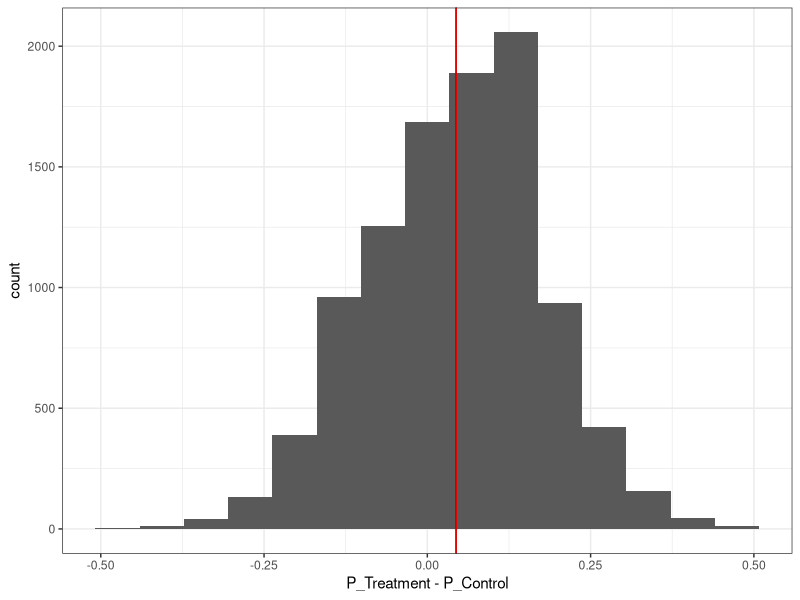
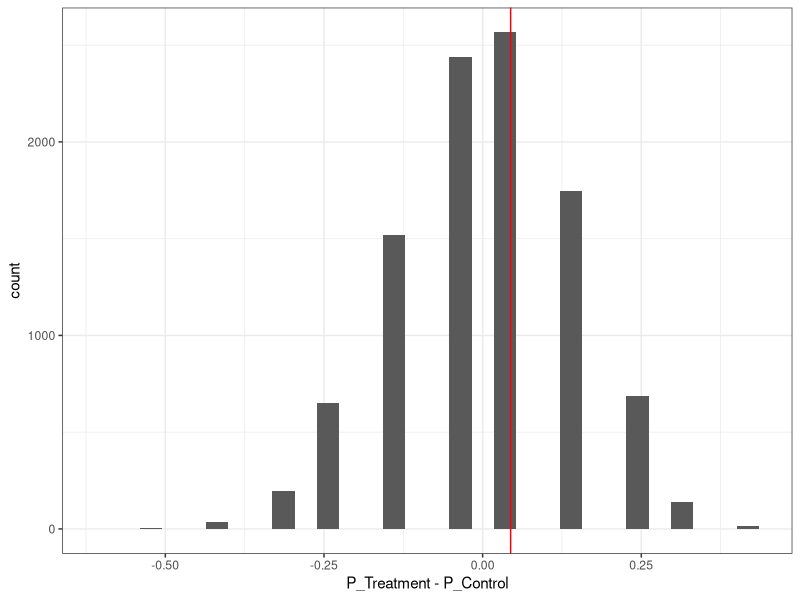
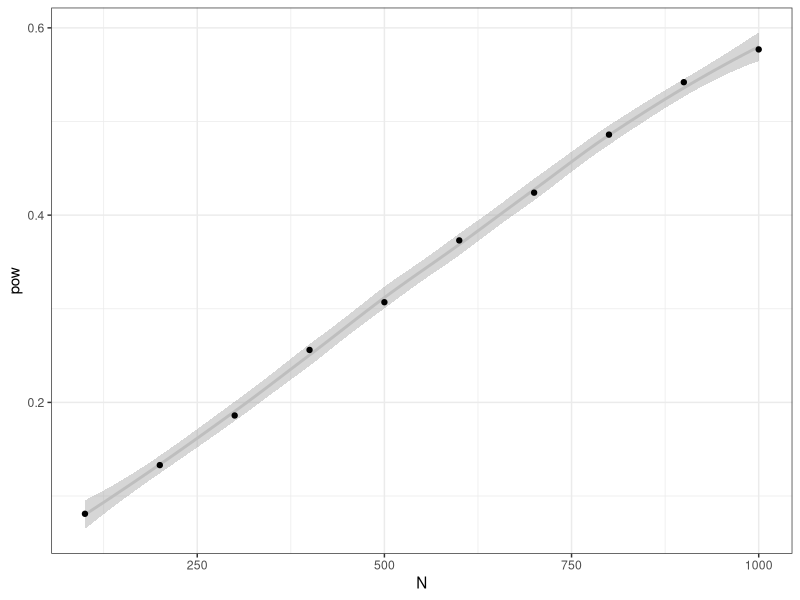

Source code (R) for these figures, in order:
## ---- chunk 1
library(tidyverse)

theme_set(theme_bw())

knitr::opts_chunk$set(echo = TRUE)

## ---- chunk 2
# Experiment Check
estimate_bias <- function(n, p) {
  mean(rbinom(n,1,p))
}

observed_diff = 10/34 - 4/16

set.seed(42)

n_treatment <- 34
p_treatment <- 10/34
p_hat_treatment <- replicate(1e4, estimate_bias(n_treatment, p_treatment))

n_control <-16
p_control <- 4/16
p_hat_control <- replicate(1e4, estimate_bias(n_control, p_control))

plot_data <- data.frame(p_hat_diff= p_hat_treatment - p_hat_control)

ggplot(plot_data, aes(x = p_hat_diff)) +
  geom_histogram(bins = 15) +
  geom_vline(xintercept=observed_diff) +
  geom_vline(xintercept= observed_diff, color="red")  +
  labs(x = "P_Treatment - P_Control")

num_as_extreme <- sum(plot_data$p_hat_diff >= observed_diff)
p_value <- num_as_extreme / length(plot_data$p_hat_diff)
p_value

## ---- chunk 3

# diff = 10/34 - 4/16  #0.04411765

n_treatment = 34
n_control = 16

observed_diff = 10/34 - 4/16  #0.04411765

get_difference <- function () {
  yawn  <- rep("yawn", 14)
  not_yawn <- rep("not_yawn", 36)
  all <- sample(c(yawn, not_yawn), replace = FALSE)
  
  treatment_group <- head(all, n_treatment)
  control_group <- tail(all, n_control)
  
  p_treatment <- length(which(treatment_group=="yawn"))/n_treatment
  p_control <- length(which(control_group=="yawn"))/n_control
  diff <- p_treatment - p_control
  return(diff)  
}

## ---- chunk 4
set.seed(42)
sampling_dist <- replicate(1e4, get_difference())

## ---- chunk 5

ggplot(data.frame(sampling_dist), aes(x = sampling_dist)) +
  geom_histogram() + 
  geom_vline(xintercept=observed_diff, color = "red") + 
  labs(x = "P_Treatment - P_Control")

## ---- chunk 6

observed_diff <- 10/34 - 4/16  #0.04411765
observed_diff

## ---- chunk 7
num_as_extreme <- sum(sampling_dist >= observed_diff)
p_value <- num_as_extreme / length(sampling_dist)
p_value
## ---- chunk 8

run_experiment <- function(p_treatment, p_control, n, alpha) {
  na <- sum(rbinom(n, 1, p_treatment))
  nb <- sum(rbinom(n, 1, p_control))
  test <- prop.test(x = c(na, nb), n = c(n, n), alternative="two.sided", conf.level = alpha)
  test$p.value < alpha
}

compute_power <- function(p_treatment, p_control, n, alpha, r = 1000) {
  mean(replicate(r, run_experiment(p_treatment, p_control, n, alpha)))
}

n = 50
p_treatment <- 10/34
p_control <- 4/16
alpha <- 0.05

N <- seq(100,1000, by = 100)
pow <- c()
for (n in N) {
  pow <- c(pow, compute_power(p_treatment, p_control, n, alpha))
}

ggplot(data.frame(N, pow), aes(x = N, y = pow)) +
  geom_smooth(color = "gray") +
  geom_point()
